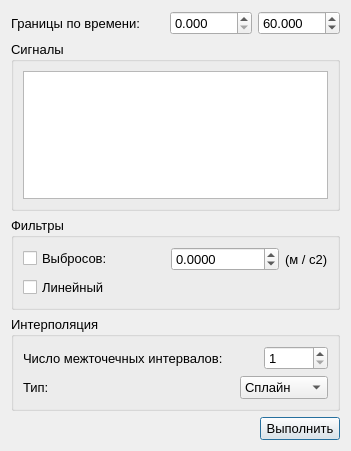
<?xml version="1.0" encoding="UTF-8"?>
<ui version="4.0">
 <class>FilterSignalsWindow</class>
 <widget class="QDialog" name="FilterSignalsWindow">
  <property name="windowModality">
   <enum>Qt::ApplicationModal</enum>
  </property>
  <property name="geometry">
   <rect>
    <x>0</x>
    <y>0</y>
    <width>351</width>
    <height>451</height>
   </rect>
  </property>
  <property name="font">
   <font>
    <pointsize>10</pointsize>
   </font>
  </property>
  <property name="windowTitle">
   <string>Фильтрация сигналов</string>
  </property>
  <layout class="QVBoxLayout" name="verticalLayout_2">
   <item>
    <layout class="QHBoxLayout" name="layoutTimeBoundaries">
     <item>
      <widget class="QLabel" name="labelTimeBoundaries">
       <property name="text">
        <string>Границы по времени: </string>
       </property>
      </widget>
     </item>
     <item>
      <spacer name="spacerTimeBoundaries">
       <property name="orientation">
        <enum>Qt::Horizontal</enum>
       </property>
       <property name="sizeHint" stdset="0">
        <size>
         <width>40</width>
         <height>20</height>
        </size>
       </property>
      </spacer>
     </item>
     <item>
      <widget class="QDoubleSpinBox" name="spinBoxLeftTimeBoundary">
       <property name="decimals">
        <number>3</number>
       </property>
       <property name="maximum">
        <double>1000.000000000000000</double>
       </property>
       <property name="stepType">
        <enum>QAbstractSpinBox::AdaptiveDecimalStepType</enum>
       </property>
      </widget>
     </item>
     <item>
      <widget class="QDoubleSpinBox" name="spinBoxRightTimeBoundary">
       <property name="decimals">
        <number>3</number>
       </property>
       <property name="minimum">
        <double>0.001000000000000</double>
       </property>
       <property name="maximum">
        <double>1000.000000000000000</double>
       </property>
       <property name="stepType">
        <enum>QAbstractSpinBox::AdaptiveDecimalStepType</enum>
       </property>
       <property name="value">
        <double>60.000000000000000</double>
       </property>
      </widget>
     </item>
    </layout>
   </item>
   <item>
    <widget class="QGroupBox" name="groupBoxSignals">
     <property name="title">
      <string>Сигналы</string>
     </property>
     <layout class="QVBoxLayout" name="verticalLayout_4">
      <item>
       <widget class="QListWidget" name="listSignals">
        <property name="selectionMode">
         <enum>QAbstractItemView::ExtendedSelection</enum>
        </property>
        <property name="selectionBehavior">
         <enum>QAbstractItemView::SelectItems</enum>
        </property>
       </widget>
      </item>
     </layout>
    </widget>
   </item>
   <item>
    <widget class="QGroupBox" name="groupBoxFilters">
     <property name="title">
      <string>Фильтры</string>
     </property>
     <layout class="QVBoxLayout" name="verticalLayout_3">
      <item>
       <layout class="QHBoxLayout" name="layoutOutlier">
        <item>
         <widget class="QCheckBox" name="checkBoxOutlier">
          <property name="text">
           <string>Выбросов: </string>
          </property>
         </widget>
        </item>
        <item>
         <spacer name="spacerOutlier">
          <property name="orientation">
           <enum>Qt::Horizontal</enum>
          </property>
          <property name="sizeHint" stdset="0">
           <size>
            <width>40</width>
            <height>20</height>
           </size>
          </property>
         </spacer>
        </item>
        <item>
         <widget class="QDoubleSpinBox" name="spinBoxOutlier">
          <property name="decimals">
           <number>4</number>
          </property>
          <property name="minimum">
           <double>-100000.000000000000000</double>
          </property>
          <property name="maximum">
           <double>100000.000000000000000</double>
          </property>
          <property name="stepType">
           <enum>QAbstractSpinBox::AdaptiveDecimalStepType</enum>
          </property>
         </widget>
        </item>
        <item>
         <widget class="QLabel" name="labelOutlierMeasure">
          <property name="text">
           <string>(м / c2)</string>
          </property>
         </widget>
        </item>
       </layout>
      </item>
      <item>
       <layout class="QHBoxLayout" name="layoutLinearFilter">
        <item>
         <widget class="QCheckBox" name="checkBoxLinearFilter">
          <property name="text">
           <string>Линейный</string>
          </property>
         </widget>
        </item>
       </layout>
      </item>
     </layout>
    </widget>
   </item>
   <item>
    <widget class="QGroupBox" name="groupBoxInterpolation">
     <property name="title">
      <string>Интерполяция</string>
     </property>
     <layout class="QVBoxLayout" name="verticalLayout_5">
      <item>
       <layout class="QHBoxLayout" name="layoutNumberInnerIntervals">
        <item>
         <widget class="QLabel" name="labelNumberInnerIntervals">
          <property name="text">
           <string>Число межточечных интервалов: </string>
          </property>
         </widget>
        </item>
        <item>
         <spacer name="spacerNumberInnerIntervals">
          <property name="orientation">
           <enum>Qt::Horizontal</enum>
          </property>
          <property name="sizeHint" stdset="0">
           <size>
            <width>40</width>
            <height>20</height>
           </size>
          </property>
         </spacer>
        </item>
        <item>
         <widget class="QSpinBox" name="spinBoxInnerIntervals">
          <property name="minimum">
           <number>1</number>
          </property>
          <property name="maximum">
           <number>10000</number>
          </property>
          <property name="stepType">
           <enum>QAbstractSpinBox::AdaptiveDecimalStepType</enum>
          </property>
         </widget>
        </item>
       </layout>
      </item>
      <item>
       <layout class="QHBoxLayout" name="layoutInterpolationType">
        <item>
         <widget class="QLabel" name="labelInterpolationType">
          <property name="text">
           <string>Тип: </string>
          </property>
         </widget>
        </item>
        <item>
         <spacer name="spaceInterpolationType">
          <property name="orientation">
           <enum>Qt::Horizontal</enum>
          </property>
          <property name="sizeHint" stdset="0">
           <size>
            <width>40</width>
            <height>20</height>
           </size>
          </property>
         </spacer>
        </item>
        <item>
         <widget class="QComboBox" name="comboBoxInterpolationType">
          <property name="sizeAdjustPolicy">
           <enum>QComboBox::AdjustToContents</enum>
          </property>
          <item>
           <property name="text">
            <string>Сплайн</string>
           </property>
          </item>
          <item>
           <property name="text">
            <string>Линейная</string>
           </property>
          </item>
         </widget>
        </item>
       </layout>
      </item>
     </layout>
    </widget>
   </item>
   <item>
    <spacer name="verticalSpacer">
     <property name="orientation">
      <enum>Qt::Vertical</enum>
     </property>
     <property name="sizeHint" stdset="0">
      <size>
       <width>20</width>
       <height>40</height>
      </size>
     </property>
    </spacer>
   </item>
   <item>
    <layout class="QHBoxLayout" name="horizontalLayout">
     <item>
      <spacer name="horizontalSpacer">
       <property name="orientation">
        <enum>Qt::Horizontal</enum>
       </property>
       <property name="sizeHint" stdset="0">
        <size>
         <width>40</width>
         <height>20</height>
        </size>
       </property>
      </spacer>
     </item>
     <item>
      <widget class="QPushButton" name="pushButton">
       <property name="text">
        <string>Выполнить</string>
       </property>
      </widget>
     </item>
    </layout>
   </item>
  </layout>
 </widget>
 <resources/>
 <connections/>
</ui>
